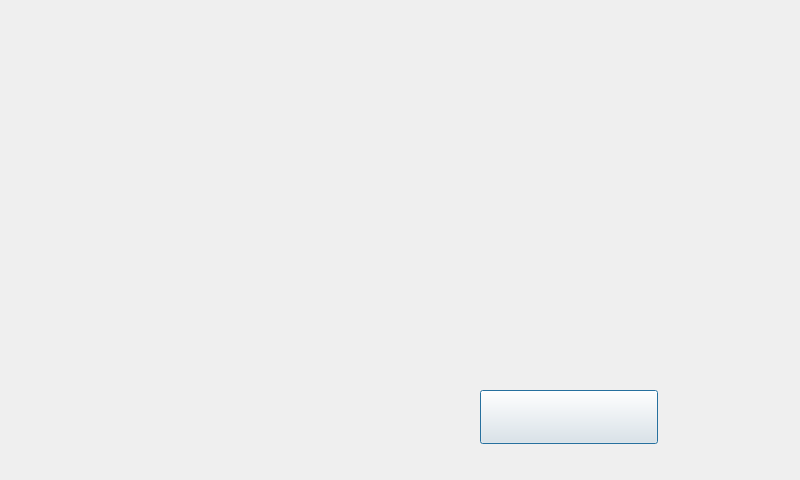
<?xml version="1.0" encoding="UTF-8"?>
<ui version="4.0">
 <class>StartForm</class>
 <widget class="QWidget" name="StartForm">
  <property name="geometry">
   <rect>
    <x>0</x>
    <y>0</y>
    <width>800</width>
    <height>480</height>
   </rect>
  </property>
  <property name="windowTitle">
   <string>Form</string>
  </property>
  <property name="autoFillBackground">
   <bool>true</bool>
  </property>
  <widget class="QWidget" name="horizontalLayoutWidget">
   <property name="geometry">
    <rect>
     <x>290</x>
     <y>210</y>
     <width>471</width>
     <height>131</height>
    </rect>
   </property>
   <layout class="QHBoxLayout" name="horizontalLayout">
    <item>
     <widget class="QLabel" name="label_2">
      <property name="text">
       <string/>
      </property>
      <property name="pixmap">
       <pixmap resource="pngfile.qrc">:/seven/imgs/cup-i.png</pixmap>
      </property>
     </widget>
    </item>
    <item>
     <widget class="QLabel" name="label">
      <property name="text">
       <string/>
      </property>
      <property name="pixmap">
       <pixmap resource="pngfile.qrc">:/seven/imgs/cup-h.png</pixmap>
      </property>
     </widget>
    </item>
    <item>
     <widget class="QLabel" name="label_3">
      <property name="text">
       <string/>
      </property>
      <property name="pixmap">
       <pixmap resource="pngfile.qrc">:/seven/imgs/cupii.png</pixmap>
      </property>
     </widget>
    </item>
   </layout>
  </widget>
  <widget class="QPushButton" name="pushButton">
   <property name="geometry">
    <rect>
     <x>480</x>
     <y>390</y>
     <width>178</width>
     <height>54</height>
    </rect>
   </property>
   <property name="minimumSize">
    <size>
     <width>178</width>
     <height>54</height>
    </size>
   </property>
   <property name="maximumSize">
    <size>
     <width>178</width>
     <height>56</height>
    </size>
   </property>
   <property name="text">
    <string/>
   </property>
   <property name="icon">
    <iconset resource="pngfile.qrc">
     <normaloff>:/images/images/logr.png</normaloff>:/images/images/logr.png</iconset>
   </property>
   <property name="iconSize">
    <size>
     <width>178</width>
     <height>54</height>
    </size>
   </property>
   <property name="autoDefault">
    <bool>false</bool>
   </property>
   <property name="default">
    <bool>true</bool>
   </property>
  </widget>
 </widget>
 <resources>
  <include location="pngfile.qrc"/>
 </resources>
 <connections/>
</ui>
